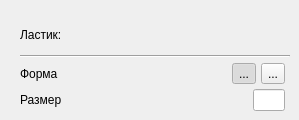
         <widget class="QWidget" name="shapes_page">
          <widget class="QWidget" name="verticalLayoutWidget_3">
           <property name="geometry">
            <rect>
             <x>20</x>
             <y>20</y>
             <width>270</width>
             <height>91</height>
            </rect>
           </property>
           <layout class="QVBoxLayout" name="eraser_layout" stretch="1,0,1,1">
            <property name="spacing">
             <number>5</number>
            </property>
            <item>
             <widget class="QLabel" name="label_6">
              <property name="text">
               <string>Ластик:</string>
              </property>
             </widget>
            </item>
            <item>
             <widget class="Line" name="line_7">
              <property name="orientation">
               <enum>Qt::Horizontal</enum>
              </property>
             </widget>
            </item>
            <item>
             <layout class="QHBoxLayout" name="horizontalLayout_4" stretch="4,4,2">
              <property name="rightMargin">
               <number>5</number>
              </property>
              <item>
               <widget class="QLabel" name="label_7">
                <property name="sizePolicy">
                 <sizepolicy hsizetype="Expanding" vsizetype="Preferred">
                  <horstretch>0</horstretch>
                  <verstretch>0</verstretch>
                 </sizepolicy>
                </property>
                <property name="text">
                 <string>Форма</string>
                </property>
               </widget>
              </item>
              <item>
               <spacer name="horizontalSpacer_2">
                <property name="orientation">
                 <enum>Qt::Horizontal</enum>
                </property>
                <property name="sizeHint" stdset="0">
                 <size>
                  <width>40</width>
                  <height>20</height>
                 </size>
                </property>
               </spacer>
              </item>
              <item>
               <layout class="QHBoxLayout" name="eraser_modes">
                <item>
                 <widget class="QToolButton" name="eraser_square">
                  <property name="text">
                   <string>...</string>
                  </property>
                  <property name="icon">
                   <iconset>
                    <normalon>:/icons/square.png</normalon>
                   </iconset>
                  </property>
                  <property name="checkable">
                   <bool>true</bool>
                  </property>
                  <property name="checked">
                   <bool>true</bool>
                  </property>
                 </widget>
                </item>
                <item>
                 <widget class="QToolButton" name="eraser_circle">
                  <property name="text">
                   <string>...</string>
                  </property>
                  <property name="icon">
                   <iconset resource="img/icons.qrc">
                    <normaloff>:/icons/circle.png</normaloff>:/icons/circle.png</iconset>
                  </property>
                  <property name="checkable">
                   <bool>false</bool>
                  </property>
                  <property name="checked">
                   <bool>false</bool>
                  </property>
                 </widget>
                </item>
               </layout>
              </item>
             </layout>
            </item>
            <item>
             <layout class="QHBoxLayout" name="horizontalLayout_5" stretch="5,9,2">
              <property name="rightMargin">
               <number>5</number>
              </property>
              <item>
               <widget class="QLabel" name="label_8">
                <property name="text">
                 <string>Размер</string>
                </property>
               </widget>
              </item>
              <item>
               <spacer name="horizontalSpacer_3">
                <property name="orientation">
                 <enum>Qt::Horizontal</enum>
                </property>
                <property name="sizeHint" stdset="0">
                 <size>
                  <width>40</width>
                  <height>20</height>
                 </size>
                </property>
               </spacer>
              </item>
              <item>
               <widget class="QLineEdit" name="eraser_size"/>
              </item>
             </layout>
            </item>
           </layout>
          </widget>
         </widget>
